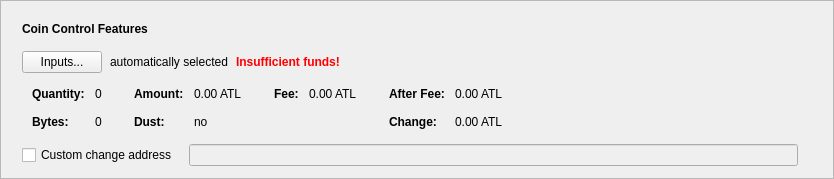
    <widget class="QFrame" name="frameCoinControl">
     <property name="frameShape">
      <enum>QFrame::StyledPanel</enum>
     </property>
     <property name="frameShadow">
      <enum>QFrame::Raised</enum>
     </property>
     <layout class="QVBoxLayout" name="verticalLayout_4">
      <item>
       <layout class="QVBoxLayout" name="verticalLayoutCoinControl" stretch="0,0,0,0,0">
        <property name="spacing">
         <number>0</number>
        </property>
        <property name="sizeConstraint">
         <enum>QLayout::SetDefaultConstraint</enum>
        </property>
        <property name="leftMargin">
         <number>10</number>
        </property>
        <property name="topMargin">
         <number>10</number>
        </property>
        <item>
         <layout class="QHBoxLayout" name="horizontalLayoutCoinControl1">
          <property name="bottomMargin">
           <number>15</number>
          </property>
          <item>
           <widget class="QLabel" name="labelCoinControlFeatures">
            <property name="sizePolicy">
             <sizepolicy hsizetype="Preferred" vsizetype="Maximum">
              <horstretch>0</horstretch>
              <verstretch>0</verstretch>
             </sizepolicy>
            </property>
            <property name="font">
             <font>
              <weight>75</weight>
              <bold>true</bold>
             </font>
            </property>
            <property name="styleSheet">
             <string notr="true">font-weight:bold;</string>
            </property>
            <property name="text">
             <string>Coin Control Features</string>
            </property>
           </widget>
          </item>
         </layout>
        </item>
        <item>
         <layout class="QHBoxLayout" name="horizontalLayoutCoinControl2" stretch="0,0,0,0">
          <property name="spacing">
           <number>8</number>
          </property>
          <property name="bottomMargin">
           <number>10</number>
          </property>
          <item>
           <widget class="QPushButton" name="pushButtonCoinControl">
            <property name="styleSheet">
             <string notr="true"/>
            </property>
            <property name="text">
             <string>Inputs...</string>
            </property>
            <property name="autoDefault">
             <bool>false</bool>
            </property>
           </widget>
          </item>
          <item>
           <widget class="QLabel" name="labelCoinControlAutomaticallySelected">
            <property name="text">
             <string>automatically selected</string>
            </property>
            <property name="margin">
             <number>5</number>
            </property>
           </widget>
          </item>
          <item>
           <widget class="QLabel" name="labelCoinControlInsuffFunds">
            <property name="font">
             <font>
              <weight>75</weight>
              <bold>true</bold>
             </font>
            </property>
            <property name="styleSheet">
             <string notr="true">color:red;font-weight:bold;</string>
            </property>
            <property name="text">
             <string>Insufficient funds!</string>
            </property>
            <property name="margin">
             <number>5</number>
            </property>
           </widget>
          </item>
          <item>
           <spacer name="horizontalSpacerCoinControl">
            <property name="orientation">
             <enum>Qt::Horizontal</enum>
            </property>
            <property name="sizeHint" stdset="0">
             <size>
              <width>40</width>
              <height>1</height>
             </size>
            </property>
           </spacer>
          </item>
         </layout>
        </item>
        <item>
         <widget class="QWidget" name="widgetCoinControl" native="true">
          <property name="sizePolicy">
           <sizepolicy hsizetype="Preferred" vsizetype="Preferred">
            <horstretch>0</horstretch>
            <verstretch>0</verstretch>
           </sizepolicy>
          </property>
          <property name="minimumSize">
           <size>
            <width>0</width>
            <height>0</height>
           </size>
          </property>
          <property name="styleSheet">
           <string notr="true"/>
          </property>
          <layout class="QHBoxLayout" name="horizontalLayoutCoinControl5">
           <property name="leftMargin">
            <number>0</number>
           </property>
           <property name="topMargin">
            <number>0</number>
           </property>
           <property name="rightMargin">
            <number>0</number>
           </property>
           <property name="bottomMargin">
            <number>0</number>
           </property>
           <item>
            <layout class="QHBoxLayout" name="horizontalLayoutCoinControl3" stretch="0,0,0,1">
             <property name="spacing">
              <number>20</number>
             </property>
             <property name="topMargin">
              <number>0</number>
             </property>
             <property name="bottomMargin">
              <number>10</number>
             </property>
             <item>
              <layout class="QFormLayout" name="formLayoutCoinControl1">
               <property name="horizontalSpacing">
                <number>10</number>
               </property>
               <property name="verticalSpacing">
                <number>14</number>
               </property>
               <property name="leftMargin">
                <number>10</number>
               </property>
               <property name="topMargin">
                <number>4</number>
               </property>
               <property name="rightMargin">
                <number>6</number>
               </property>
               <item row="0" column="0">
                <widget class="QLabel" name="labelCoinControlQuantityText">
                 <property name="font">
                  <font>
                   <weight>75</weight>
                   <bold>true</bold>
                  </font>
                 </property>
                 <property name="text">
                  <string>Quantity:</string>
                 </property>
                 <property name="margin">
                  <number>0</number>
                 </property>
                </widget>
               </item>
               <item row="0" column="1">
                <widget class="QLabel" name="labelCoinControlQuantity">
                 <property name="cursor">
                  <cursorShape>IBeamCursor</cursorShape>
                 </property>
                 <property name="contextMenuPolicy">
                  <enum>Qt::ActionsContextMenu</enum>
                 </property>
                 <property name="text">
                  <string notr="true">0</string>
                 </property>
                 <property name="margin">
                  <number>0</number>
                 </property>
                 <property name="textInteractionFlags">
                  <set>Qt::LinksAccessibleByMouse|Qt::TextSelectableByKeyboard|Qt::TextSelectableByMouse</set>
                 </property>
                </widget>
               </item>
               <item row="1" column="0">
                <widget class="QLabel" name="labelCoinControlBytesText">
                 <property name="font">
                  <font>
                   <weight>75</weight>
                   <bold>true</bold>
                  </font>
                 </property>
                 <property name="text">
                  <string>Bytes:</string>
                 </property>
                </widget>
               </item>
               <item row="1" column="1">
                <widget class="QLabel" name="labelCoinControlBytes">
                 <property name="cursor">
                  <cursorShape>IBeamCursor</cursorShape>
                 </property>
                 <property name="contextMenuPolicy">
                  <enum>Qt::ActionsContextMenu</enum>
                 </property>
                 <property name="text">
                  <string notr="true">0</string>
                 </property>
                 <property name="textInteractionFlags">
                  <set>Qt::LinksAccessibleByMouse|Qt::TextSelectableByKeyboard|Qt::TextSelectableByMouse</set>
                 </property>
                </widget>
               </item>
              </layout>
             </item>
             <item>
              <layout class="QFormLayout" name="formLayoutCoinControl2">
               <property name="horizontalSpacing">
                <number>10</number>
               </property>
               <property name="verticalSpacing">
                <number>14</number>
               </property>
               <property name="leftMargin">
                <number>6</number>
               </property>
               <property name="topMargin">
                <number>4</number>
               </property>
               <property name="rightMargin">
                <number>6</number>
               </property>
               <item row="0" column="0">
                <widget class="QLabel" name="labelCoinControlAmountText">
                 <property name="font">
                  <font>
                   <weight>75</weight>
                   <bold>true</bold>
                  </font>
                 </property>
                 <property name="text">
                  <string>Amount:</string>
                 </property>
                 <property name="margin">
                  <number>0</number>
                 </property>
                </widget>
               </item>
               <item row="0" column="1">
                <widget class="QLabel" name="labelCoinControlAmount">
                 <property name="cursor">
                  <cursorShape>IBeamCursor</cursorShape>
                 </property>
                 <property name="contextMenuPolicy">
                  <enum>Qt::ActionsContextMenu</enum>
                 </property>
                 <property name="text">
                  <string notr="true">0.00 ATL</string>
                 </property>
                 <property name="textInteractionFlags">
                  <set>Qt::LinksAccessibleByMouse|Qt::TextSelectableByKeyboard|Qt::TextSelectableByMouse</set>
                 </property>
                </widget>
               </item>
               <item row="1" column="0">
                <widget class="QLabel" name="labelCoinControlLowOutputText">
                 <property name="font">
                  <font>
                   <weight>75</weight>
                   <bold>true</bold>
                  </font>
                 </property>
                 <property name="text">
                  <string>Dust:</string>
                 </property>
                </widget>
               </item>
               <item row="1" column="1">
                <widget class="QLabel" name="labelCoinControlLowOutput">
                 <property name="cursor">
                  <cursorShape>IBeamCursor</cursorShape>
                 </property>
                 <property name="contextMenuPolicy">
                  <enum>Qt::ActionsContextMenu</enum>
                 </property>
                 <property name="text">
                  <string notr="true">no</string>
                 </property>
                 <property name="textInteractionFlags">
                  <set>Qt::LinksAccessibleByMouse|Qt::TextSelectableByKeyboard|Qt::TextSelectableByMouse</set>
                 </property>
                </widget>
               </item>
              </layout>
             </item>
             <item>
              <layout class="QFormLayout" name="formLayoutCoinControl3">
               <property name="horizontalSpacing">
                <number>10</number>
               </property>
               <property name="verticalSpacing">
                <number>14</number>
               </property>
               <property name="leftMargin">
                <number>6</number>
               </property>
               <property name="topMargin">
                <number>4</number>
               </property>
               <property name="rightMargin">
                <number>6</number>
               </property>
               <item row="0" column="0">
                <widget class="QLabel" name="labelCoinControlFeeText">
                 <property name="font">
                  <font>
                   <weight>75</weight>
                   <bold>true</bold>
                  </font>
                 </property>
                 <property name="text">
                  <string>Fee:</string>
                 </property>
                 <property name="margin">
                  <number>0</number>
                 </property>
                </widget>
               </item>
               <item row="0" column="1">
                <widget class="QLabel" name="labelCoinControlFee">
                 <property name="cursor">
                  <cursorShape>IBeamCursor</cursorShape>
                 </property>
                 <property name="contextMenuPolicy">
                  <enum>Qt::ActionsContextMenu</enum>
                 </property>
                 <property name="text">
                  <string notr="true">0.00 ATL</string>
                 </property>
                 <property name="textInteractionFlags">
                  <set>Qt::LinksAccessibleByMouse|Qt::TextSelectableByKeyboard|Qt::TextSelectableByMouse</set>
                 </property>
                </widget>
               </item>
              </layout>
             </item>
             <item>
              <layout class="QFormLayout" name="formLayoutCoinControl4">
               <property name="horizontalSpacing">
                <number>10</number>
               </property>
               <property name="verticalSpacing">
                <number>14</number>
               </property>
               <property name="leftMargin">
                <number>6</number>
               </property>
               <property name="topMargin">
                <number>4</number>
               </property>
               <property name="rightMargin">
                <number>6</number>
               </property>
               <item row="0" column="0">
                <widget class="QLabel" name="labelCoinControlAfterFeeText">
                 <property name="font">
                  <font>
                   <weight>75</weight>
                   <bold>true</bold>
                  </font>
                 </property>
                 <property name="text">
                  <string>After Fee:</string>
                 </property>
                 <property name="margin">
                  <number>0</number>
                 </property>
                </widget>
               </item>
               <item row="0" column="1">
                <widget class="QLabel" name="labelCoinControlAfterFee">
                 <property name="cursor">
                  <cursorShape>IBeamCursor</cursorShape>
                 </property>
                 <property name="contextMenuPolicy">
                  <enum>Qt::ActionsContextMenu</enum>
                 </property>
                 <property name="text">
                  <string notr="true">0.00 ATL</string>
                 </property>
                 <property name="textInteractionFlags">
                  <set>Qt::LinksAccessibleByMouse|Qt::TextSelectableByKeyboard|Qt::TextSelectableByMouse</set>
                 </property>
                </widget>
               </item>
               <item row="1" column="0">
                <widget class="QLabel" name="labelCoinControlChangeText">
                 <property name="font">
                  <font>
                   <weight>75</weight>
                   <bold>true</bold>
                  </font>
                 </property>
                 <property name="text">
                  <string>Change:</string>
                 </property>
                </widget>
               </item>
               <item row="1" column="1">
                <widget class="QLabel" name="labelCoinControlChange">
                 <property name="cursor">
                  <cursorShape>IBeamCursor</cursorShape>
                 </property>
                 <property name="contextMenuPolicy">
                  <enum>Qt::ActionsContextMenu</enum>
                 </property>
                 <property name="text">
                  <string notr="true">0.00 ATL</string>
                 </property>
                 <property name="textInteractionFlags">
                  <set>Qt::LinksAccessibleByMouse|Qt::TextSelectableByKeyboard|Qt::TextSelectableByMouse</set>
                 </property>
                </widget>
               </item>
              </layout>
             </item>
            </layout>
           </item>
          </layout>
         </widget>
        </item>
        <item>
         <layout class="QHBoxLayout" name="horizontalLayoutCoinControl4" stretch="0,0,0">
          <property name="spacing">
           <number>12</number>
          </property>
          <property name="sizeConstraint">
           <enum>QLayout::SetDefaultConstraint</enum>
          </property>
          <property name="topMargin">
           <number>5</number>
          </property>
          <property name="rightMargin">
           <number>5</number>
          </property>
          <item>
           <widget class="QCheckBox" name="checkBoxCoinControlChange">
            <property name="toolTip">
             <string>If this is activated, but the change address is empty or invalid, change will be sent to a newly generated address.</string>
            </property>
            <property name="text">
             <string>Custom change address</string>
            </property>
           </widget>
          </item>
          <item>
           <widget class="QValidatedLineEdit" name="lineEditCoinControlChange">
            <property name="enabled">
             <bool>false</bool>
            </property>
            <property name="sizePolicy">
             <sizepolicy hsizetype="Expanding" vsizetype="Fixed">
              <horstretch>0</horstretch>
              <verstretch>0</verstretch>
             </sizepolicy>
            </property>
           </widget>
          </item>
          <item>
           <widget class="QLabel" name="labelCoinControlChangeLabel">
            <property name="sizePolicy">
             <sizepolicy hsizetype="Preferred" vsizetype="Expanding">
              <horstretch>0</horstretch>
              <verstretch>0</verstretch>
             </sizepolicy>
            </property>
            <property name="minimumSize">
             <size>
              <width>0</width>
              <height>0</height>
             </size>
            </property>
            <property name="text">
             <string/>
            </property>
            <property name="margin">
             <number>3</number>
            </property>
           </widget>
          </item>
         </layout>
        </item>
        <item>
         <spacer name="verticalSpacerCoinControl">
          <property name="orientation">
           <enum>Qt::Vertical</enum>
          </property>
          <property name="sizeType">
           <enum>QSizePolicy::Expanding</enum>
          </property>
          <property name="sizeHint" stdset="0">
           <size>
            <width>800</width>
            <height>1</height>
           </size>
          </property>
         </spacer>
        </item>
       </layout>
      </item>
     </layout>
    </widget>
